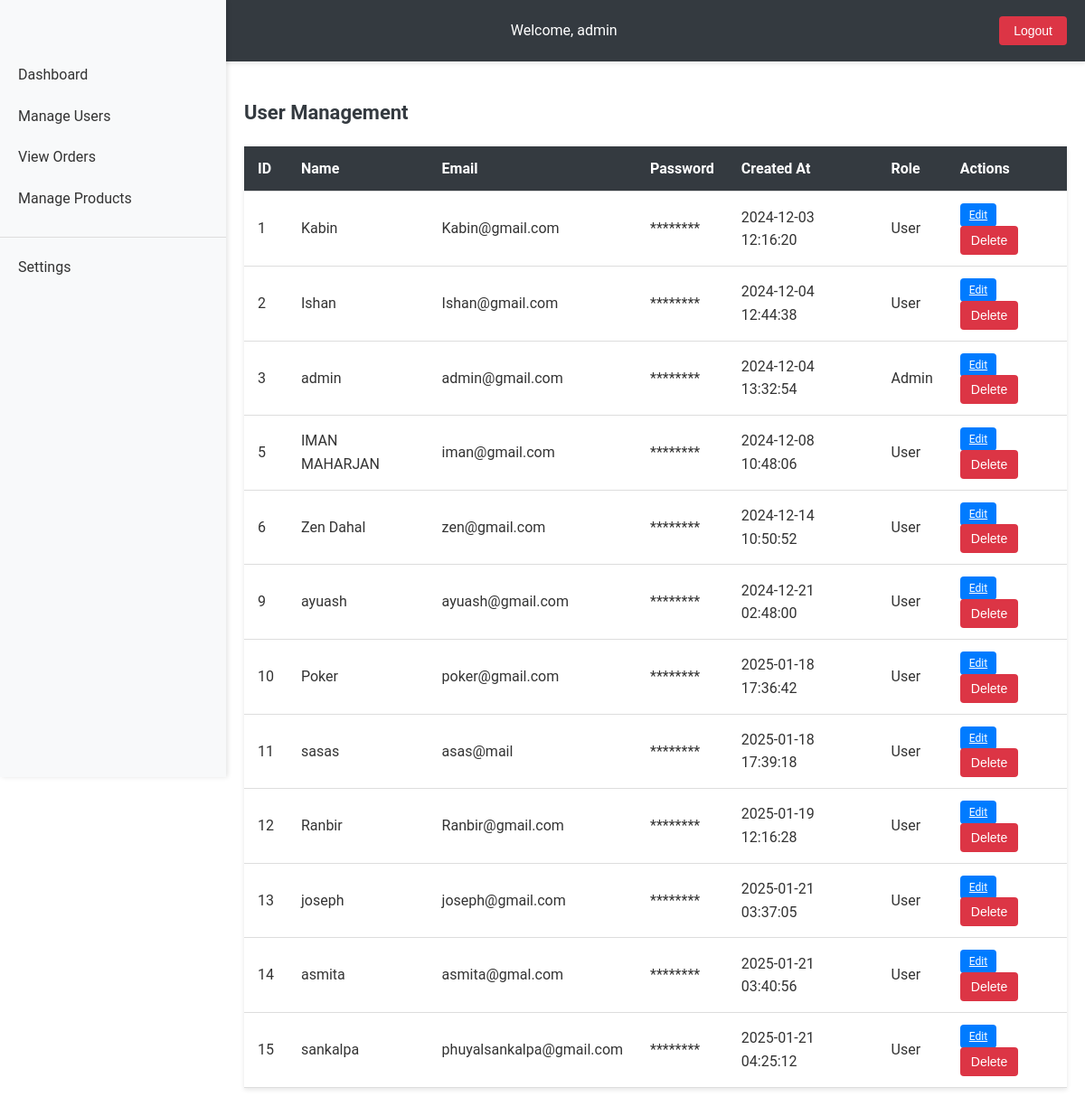
The page /admin.php (signed in) on the database its author committed.
### tables this page shows
CREATE TABLE `users` (
  `id` int(11) NOT NULL,
  `name` varchar(255) NOT NULL,
  `email` varchar(255) NOT NULL,
  `password` varchar(255) NOT NULL,
  `created_at` timestamp NOT NULL DEFAULT current_timestamp(),
  `role` enum('user','admin') DEFAULT 'user'
);

### admin.php (the view, shortened to what this page needs)
<?php
$conn = db_connect();
$query = "SELECT * FROM users";
$result = mysqli_query($conn, $query);
?>
<!DOCTYPE html>
<html lang="en">
<head>
    <link rel="stylesheet" href="css/admin_styles.css">
</head>
<body>
    <header>
        <h1>Admin Panel</h1>
        <?php
            if(isset($_SESSION['email'])) {
              echo "<span>Welcome, " . $_SESSION['name'] . "</span>";
            ?>
              <form action="process/logout_process.php" method="post" style="display: inline;">
                <button type="submit" class="btn btn-danger">Logout</button>
              </form>
            <?php
            }
            ?>
    </header>
    <div class="sidebar">
        <a href="admin.php">Dashboard</a>
        <a href="admin.php">Manage Users</a>
        <a href="admin_orders.php">View Orders</a>
        <a href="admin_products.php">Manage Products</a>
        <div class="admin-section">
            <a href="admin_settings.php">Settings</a>
        </div>
    </div>
    <div class="main-content">
        <h2>User Management</h2>
        <table class="table">
            <thead>
                <tr>
                    <th>ID</th>
                    <th>Name</th>
                    <th>Email</th>
                    <th>Password</th>
                    <th>Created At</th>
                    <th>Role</th>
                    <th>Actions</th>
                </tr>
            </thead>
            <tbody>
                <?php if (mysqli_num_rows($result) > 0) { ?>
                    <?php while ($row = mysqli_fetch_assoc($result)) { ?>
                        <tr>
                            <td><?php echo $row['id']; ?></td>
                            <td><?php echo $row['name']; ?></td>
                            <td><?php echo $row['email']; ?></td>
                            <td><?php echo '********';  ?></td>
                            <td><?php echo date('Y-m-d H:i:s', strtotime($row['created_at'])); ?></td>
                            <td><?php echo ucfirst($row['role']); ?></td>
                            <td>
                                                          <a href="edit_user.php?id=<?php echo $row['id']; ?>" class="btn btn-primary btn-sm">Edit</a>
                                <form action="process/delete_user.php" method="POST" style="display: inline;">
                                    <button type="submit" class="btn btn-danger" onclick="return confirm('Are you sure you want to delete this user?');">Delete</button>
                                </form>
                            </td>
                        </tr>
                    <?php } ?>
                <?php } else { ?>
                    <tr>
                        <td colspan="7">No users found.</td>
                    </tr>
                <?php } ?>
            </tbody>
        </table>
    </div>
</body>
</html>

### css/admin_styles.css (style rules this page uses)
body { font-family: 'Roboto', sans-serif; margin: 0; padding: 0; background-color: #ffffff; color: #333; line-height: 1.6; }
header { background-color: #343a40; color: #ffffff; padding: 15px 20px; display: flex; justify-content: space-between; align-items: center; box-shadow: 0 2px 5px rgba(0, 0, 0, 0.1); }
header h1 { margin: 0; font-size: 24px; }
header span { font-size: 16px; margin-right: 15px; }
header .btn-danger { background-color: #dc3545; border: none; padding: 8px 16px; font-size: 14px; border-radius: 4px; cursor: pointer; transition: background-color 0.3s ease; }
.sidebar { width: 250px; background-color: #f8f9fa; height: 100vh; position: fixed; top: 0; left: 0; padding-top: 60px; box-shadow: 2px 0 5px rgba(0, 0, 0, 0.1); }
.sidebar a { display: block; padding: 10px 20px; color: #333; text-decoration: none; font-size: 16px; transition: background-color 0.3s ease, color 0.3s ease; }
.sidebar .admin-section { margin-top: 20px; border-top: 1px solid #ddd; padding-top: 10px; }
.main-content { margin-left: 250px; padding: 20px; }
.main-content h2 { font-size: 22px; margin-bottom: 20px; color: #343a40; }
.table { width: 100%; border-collapse: collapse; background-color: #ffffff; box-shadow: 0 2px 5px rgba(0, 0, 0, 0.1); }
.table th, .table td { padding: 12px 15px; text-align: left; border-bottom: 1px solid #ddd; }
.table th { background-color: #343a40 !important; color: #ffffff !important; font-weight: bold !important; }
.btn { padding: 8px 12px; font-size: 14px; border: none; border-radius: 4px; cursor: pointer; transition: background-color 0.3s ease; }
.btn-primary { background-color: #007bff; color: #ffffff; }
.btn-danger { background-color: #dc3545; color: #ffffff; }
.btn-sm { padding: 6px 10px; font-size: 12px; }

### rows shown on the page
users: id "1", name "Kabin", email "Kabin@gmail.com", created_at "2024-12-03 12:16:20", role "User"
users: id "2", name "Ishan", email "Ishan@gmail.com", created_at "2024-12-04 12:44:38", role "User"
users: id "3", name "admin", email "admin@gmail.com", created_at "2024-12-04 13:32:54", role "Admin"
users: id "5", name "IMAN MAHARJAN", email "iman@gmail.com", created_at "2024-12-08 10:48:06", role "User"
users: id "6", name "Zen Dahal", email "zen@gmail.com", created_at "2024-12-14 10:50:52", role "User"
users: id "9", name "ayuash", email "ayuash@gmail.com", created_at "2024-12-21 02:48:00", role "User"
users: id "10", name "Poker", email "poker@gmail.com", created_at "2025-01-18 17:36:42", role "User"
users: id "11", name "sasas", email "asas@mail", created_at "2025-01-18 17:39:18", role "User"
users: id "12", name "Ranbir", email "Ranbir@gmail.com", created_at "2025-01-19 12:16:28", role "User"
users: id "13", name "joseph", email "joseph@gmail.com", created_at "2025-01-21 03:37:05", role "User"
users: id "14", name "asmita", email "asmita@gmal.com", created_at "2025-01-21 03:40:56", role "User"
users: id "15", name "sankalpa", email "phuyalsankalpa@gmail.com", created_at "2025-01-21 04:25:12", role "User"

### other values the page prints
$_SESSION['name'] "admin"
